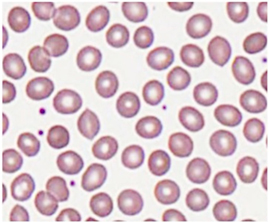
#> input picture RBC.jpg, 269 x 222 px
$ python main.py
#> lines starting #> are read from the running program, lines starting #| are printed output that depends on the picture; after the words box and inside, x2 and y2 are one past the last pixel; in counts of white or black regions, pixels touching at a corner belong together
# first we need to download packages
import cv2
import numpy as np
import matplotlib.pyplot as plt

#opening using cv2
RBC= cv2.imread('RBC.jpg')
#> RBC is the input picture: shape (222, 269, 3); mean B, G, R 204, 197.4, 218.1
#turning into gray via cv2 cvtcolor
gray = cv2.cvtColor(RBC, cv2.COLOR_BGR2GRAY)
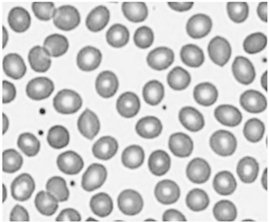
#> gray: shape (222, 269); min 39, max 255, mean 204.4
plt.imshow(gray, cmap='gray');

#in order to detect cells, we need to turn the image into blur, this way we can avoid the noise around
#i used Gaussianblur method
#the 9 x 9 is kernel, that hover over whole picture, 0 is stdv
#the more you increase the size of entered kernel the more blured it becomes
Gaussianblur = cv2.GaussianBlur(gray, (9,9), 0)
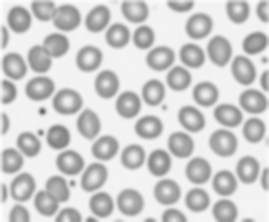
#> Gaussianblur: shape (222, 269); min 98, max 253, mean 204.2
plt.imshow(Gaussianblur, cmap='gray');

#for detecting the edges of cells Cany edge algorithm can be used in this case
# the blurred image should be used to avoid the noise around the desired round circles
#the 3 number is default, it is for finding edges
#lower and upper values are set to identify the edges, we can adjust it for our picture, with best adjustment the right number of cell can be found
contour = cv2.Canny(Gaussianblur, 70, 160, 3)
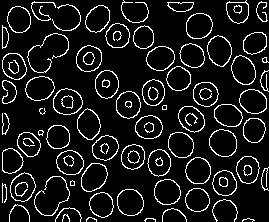
#> contour: shape (222, 269); 10.2% white in thin lines or dots
plt.imshow(contour, cmap='gray')

#this can be used to have finished closed edges contour
#the more iterations are made the thicker are the contours
str_con= cv2.dilate(contour, (1,1), iterations = 3)
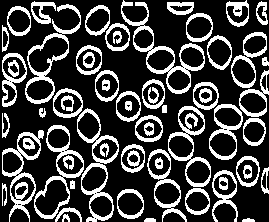
#> str_con: shape (222, 269); 26.2% white; 61 white regions
plt.imshow(str_con, cmap='gray')


#counting
#cv2.retr_external means counting only external edges
#cv2.chain_approx_none means considering all contours
(cnt, heirarchy) = cv2.findContours(str_con.copy(), cv2.RETR_EXTERNAL, cv2.CHAIN_APPROX_NONE)
#> cnt = 45 contours; largest, box (x1, y1, x2, y2) and area: (77, 108, 119, 222) 2374, (121, 0, 205, 94) 2296, (34, 125, 84, 219) 2112, (25, 4, 81, 104) 1892, (168, 106, 211, 187) 1778

#here i want to contour with blue cells in original image
#convertation of bgr to rgb matplot reads in brg, original is rgb
RGB = cv2.cvtColor(RBC, cv2.COLOR_BGR2RGB)
#first is our RGB image, then cnt is contours, -1 means for all contours, (0,0,255) means blue, the last is how thick
cv2.drawContours(RGB, cnt, -1, (0, 0, 255), 1)
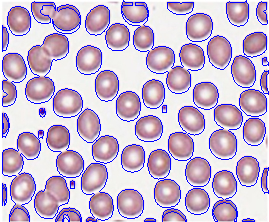
#> RGB: shape (222, 269, 3); mean R, G, B 199.5, 180.4, 207.8

#final picture
plt.imshow(RGB)

#printing how much cells were counted
print('Round cells in the image: ', len(cnt))
#| Round cells in the image:  45
plt.show()
